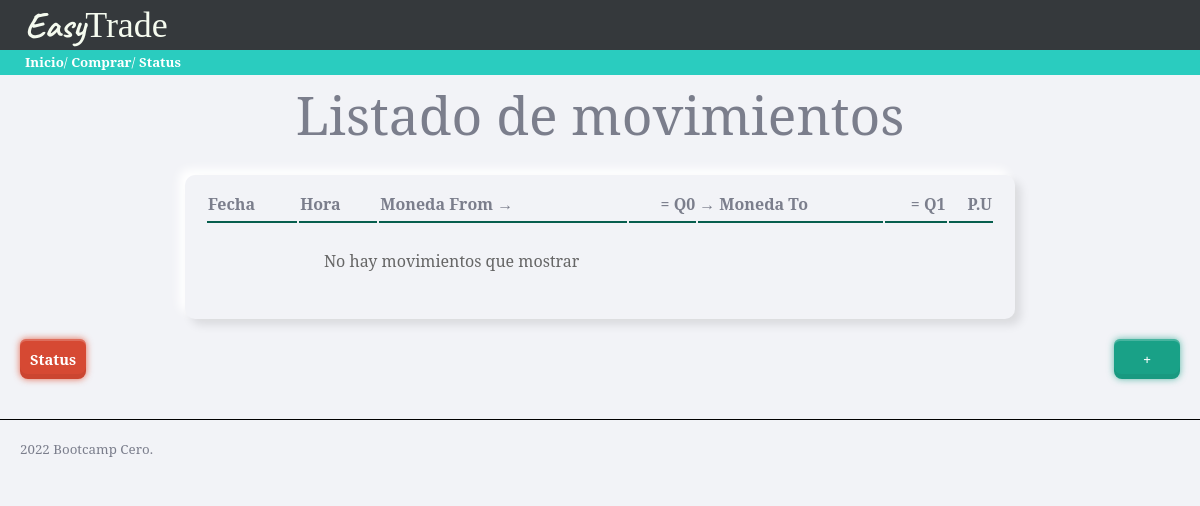
Before: / with the older database file.
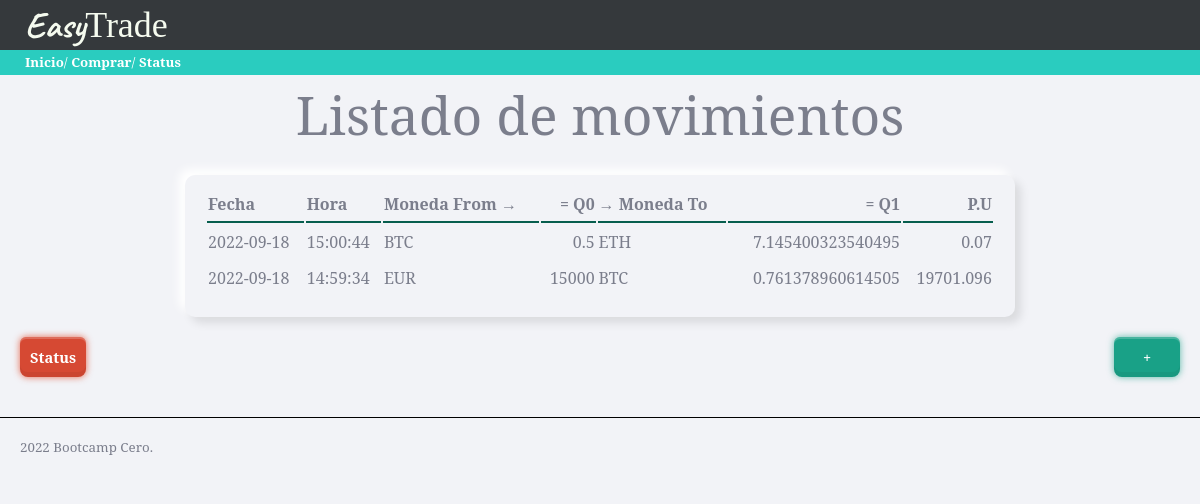
After: the same page with the newer database file.
### tables this page shows
CREATE TABLE "movimientos" (
	"id"	INTEGER NOT NULL,
	"fecha"	TEXT NOT NULL,
	"hora"	TEXT NOT NULL,
	"moneda_from"	TEXT NOT NULL DEFAULT 'EUR',
	"cantidad_from"	NUMERIC NOT NULL,
	"moneda_to"	REAL NOT NULL,
	"cantidad_to"	REAL NOT NULL,
	PRIMARY KEY("id" AUTOINCREMENT)
);

### trader/views.py (the view)
@app.route('/')
def movimientos():
    db = DBManager(RUTA)
    movimientos = db.consultaSQL('SELECT * FROM movimientos ORDER BY fecha DESC, hora DESC LIMIT 15')
    return render_template('inicio.html', movs=movimientos)

### trader/models.py (called while the page is built)
    def consultaSQL(self, consulta):
        conexion = sqlite3.connect(self.ruta)
        cursor = conexion.cursor()
        cursor.execute(consulta)
        self.movimientos = []
        nombres_columna = []
        for desc_columna in cursor.description:
            nombres_columna.append(desc_columna[0])
        datos = cursor.fetchall()
        for dato in datos:
            movimiento = {}
            indice = 0
            for nombre in nombres_columna:
                movimiento[nombre] = dato[indice]
                indice += 1
            self.movimientos.append(movimiento)
        conexion.close()
        return self.movimientos

### trader/templates/inicio.html (shortened to what this page needs)
{% extends "base.html" %}
{% block page_title %}
Listado de movimientos
{% endblock %}
{% block contenido %}
{{ super() }}
<table class="paper">
  <tr>
    <th class="titulo-tabla">Fecha</th>
    <th class="titulo-tabla">Hora</th>
    <th class="titulo-tabla">Moneda From →</th>
    <th class="titulo-tabla numero">= Q0</th>
    <th class="titulo-tabla">→ Moneda To</th>
    <th class="titulo-tabla numero">= Q1</th>
    <th class="titulo-tabla numero">P.U</th>
  </tr>
  {% if movs %}
  {% for mov in movs %}
  <tr>
    <td>
      {% if mov.fecha %}
        {{ mov.fecha }}
      {% else %}
        ---
      {% endif %}
    </td>
    <td>
      {% if mov.hora %}
        {{ mov.hora }}
      {% else %}
        ---
      {% endif %}
    </td>
    <td> {{ mov.moneda_from }} </td>
    <td class="numero">{{ mov.cantidad_from }}</td>
    <td> {{ mov.moneda_to }} </td>
    <td class="numero">{{ mov.cantidad_to }}</td>
    <td class="numero"> {{ (mov.cantidad_from / mov.cantidad_to)|round(3, 'common') }} </td>
  </tr>
  {% endfor %}
  {% else %}
  <tr>
    <td colspan="4" class="lista-vacia">No hay movimientos que mostrar</td>
  </tr>
  {% endif %}
</table>
<div class="acciones-inicio">
  <a class="red-button" href="/status">Status</a>
  <a class="green-button" href="/comprar">+</a>
</div>
{% endblock %}

### trader/templates/base.html (shortened to what this page needs)
<!DOCTYPE html>
<html lang="en">
<head>
  <link rel="stylesheet" href="../static/css/skeuos.css">
  <link rel="stylesheet" href="../static/css/styles.css">
  <link rel="stylesheet" href="../static/css/navbar.css">
  <link rel="stylesheet" href="../static/css/header.css">
  <link rel="stylesheet" href="../static/css/reset.css">
  <link rel="stylesheet" href="../static/css/compra.css">
  <link rel="stylesheet" href="../static/css/inicio.css">
  <link rel="stylesheet" href="../static/css/status.css">
</head>
<body>
  {% include 'components/header.html' %}
  {% include 'components/navbar.html' %}
  <main>
    {% block contenido %}
    <h1>{% block page_title %}{% endblock %}</h1>
    {% endblock%}
  </main>
  {% include 'components/footer.html'%}
</body>
</html>

### trader/templates/components/header.html
<header class="header">
  <h4>
    <span class="logo">Easy</span>Trade
  </h4>
</header>

### trader/templates/components/navbar.html
<nav class="main-menu">
  <a href="/">Inicio</a>/
  <a href="/comprar">Comprar</a>/
  <a href="/status">Status</a>
</nav>

### trader/templates/components/footer.html
<footer class="pie-de-pagina">2022 Bootcamp Cero.</footer>

### trader/static/css/styles.css (style rules this page uses)
main { display: flex; position: relative; max-width: 1200px; margin:auto; padding: 0 20px; flex-wrap: wrap; flex-direction: column; justify-content: center; align-items: center; }
h1 { margin: 0 250px ; }
.pie-de-pagina { margin-top: 40px; padding: 20px; border-top: solid 1px #000; }

### trader/static/css/navbar.css (style rules this page uses)
nav { background-color: #2accbf; color: white; height: 25px; line-height: 25px; padding-left: 25px; }
nav.main-menu a { color: white; }

### trader/static/css/header.css (style rules this page uses)
header { position: relative; background-color: #35393c; color: #f5fbef; height: 50px; font-size: large; line-height: 54px; padding-left: 25px; top: 0; left: 0; }
header > h4 { position: absolute; margin: 0; font-family: 'Times New Roman', Times, serif; line-height: 50px; }
span.logo { position: relative; display: inline-block; font-family: 'Caveat',cursive; font-weight: 700; }

### trader/static/css/inicio.css (style rules this page uses)
table.paper { width: 100%; max-width: 830px; justify-content: center; }
.titulo-tabla { border-bottom: #075e4e 2px solid; text-align: left; }
.numero { text-align: right; }
.acciones-inicio { margin-top: 20px; width: 100%; display: flex; justify-content: space-between; }

Changed rows visible on the page:
added movimientos: fecha "2022-09-18", hora "15:00:44", moneda_from "BTC", cantidad_from "0.5", moneda_to "ETH", cantidad_to "7.145400323540495", (mov.cantidad_from/mov.cantidad_to)|round(3,'common') "0.07"
added movimientos: fecha "2022-09-18", hora "14:59:34", moneda_from "EUR", cantidad_from "15000", moneda_to "BTC", cantidad_to "0.761378960614505", (mov.cantidad_from/mov.cantidad_to)|round(3,'common') "19701.096"
Other visible differences:
text no longer shown: "No hay movimientos que mostrar"
